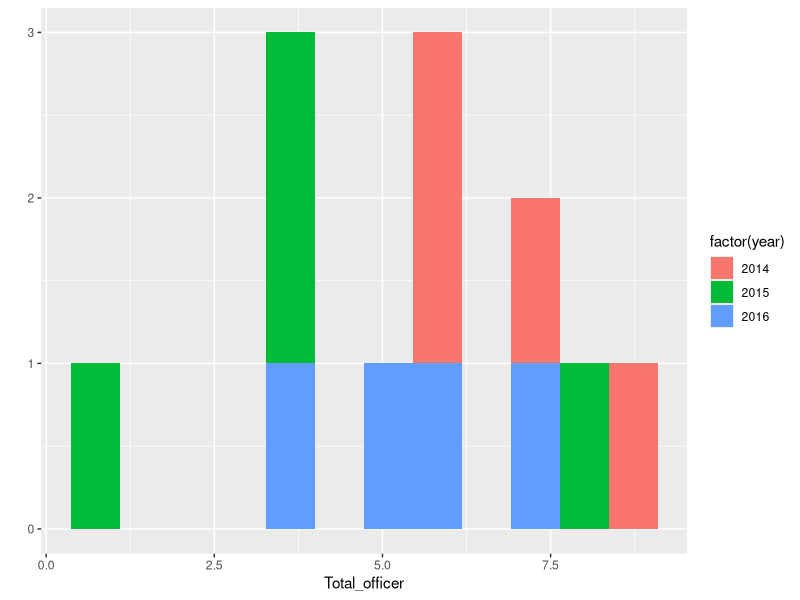
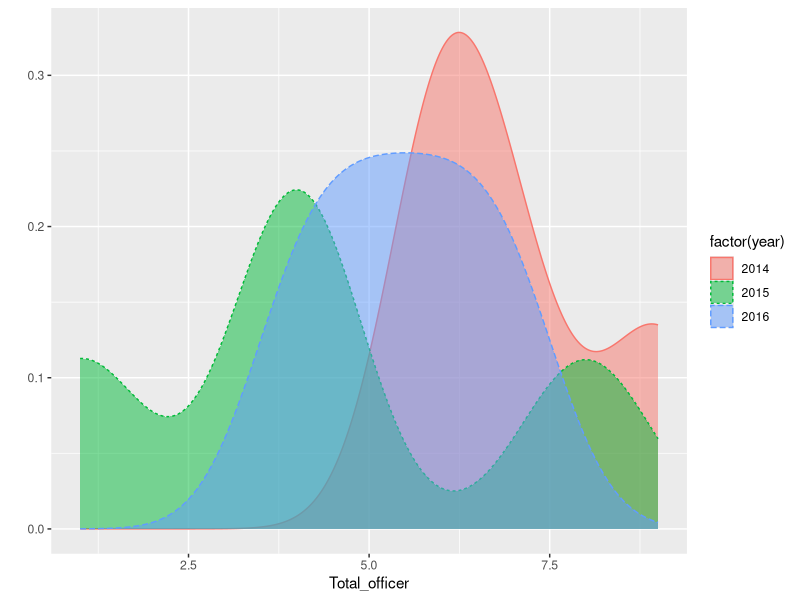
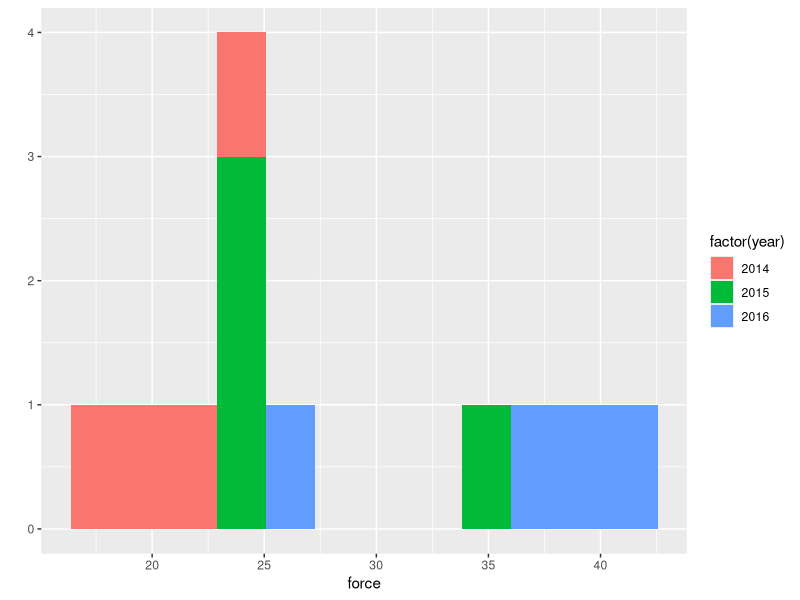
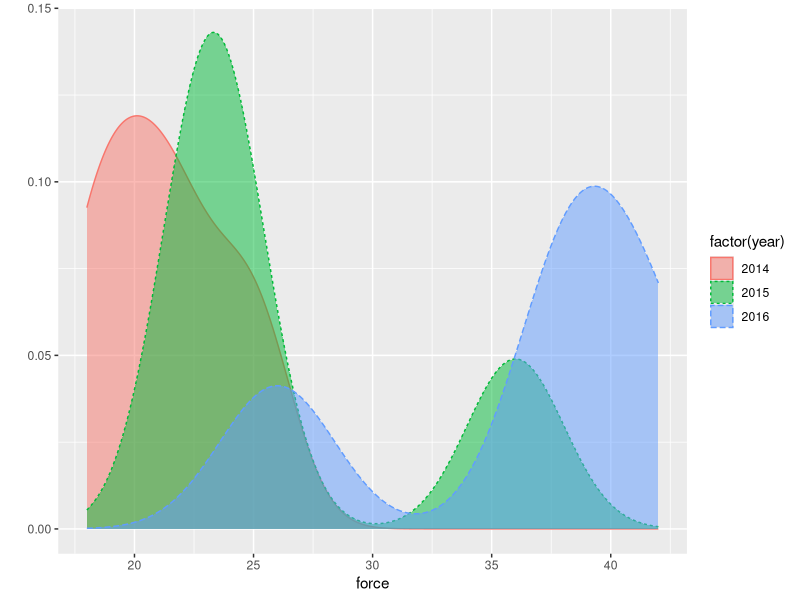
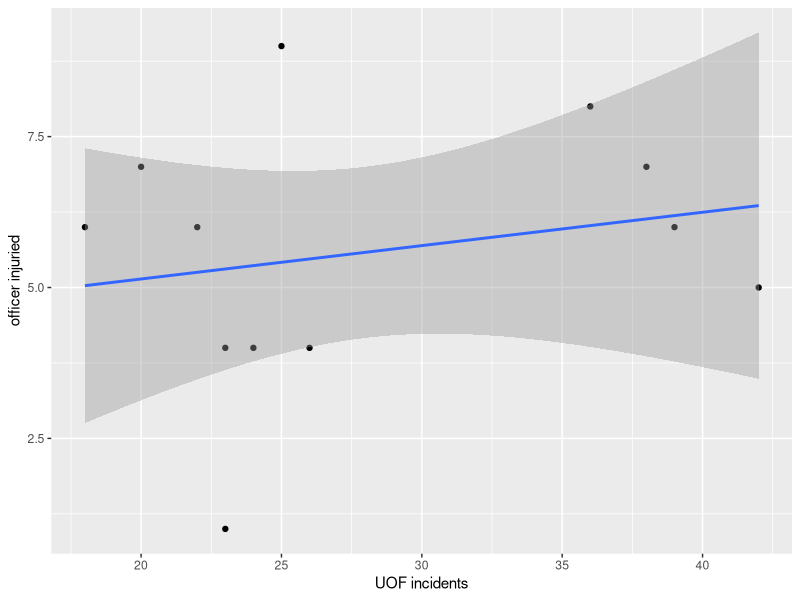
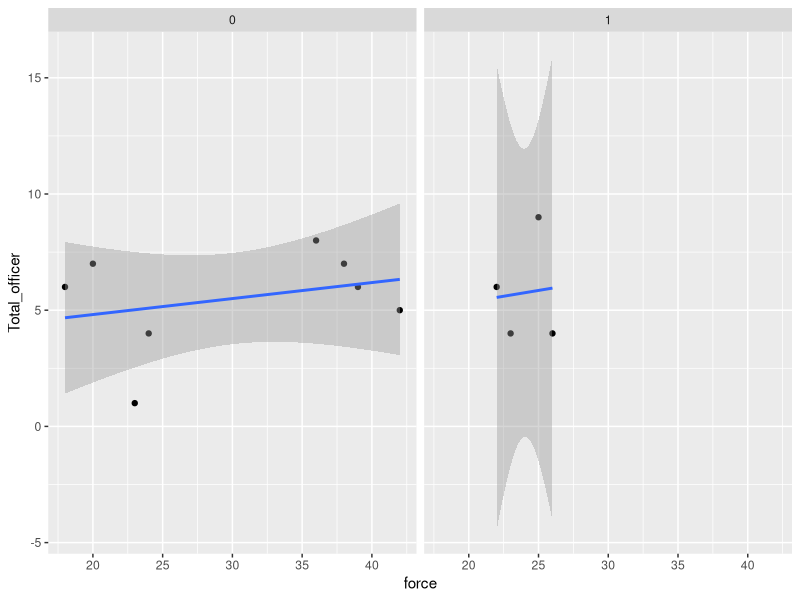
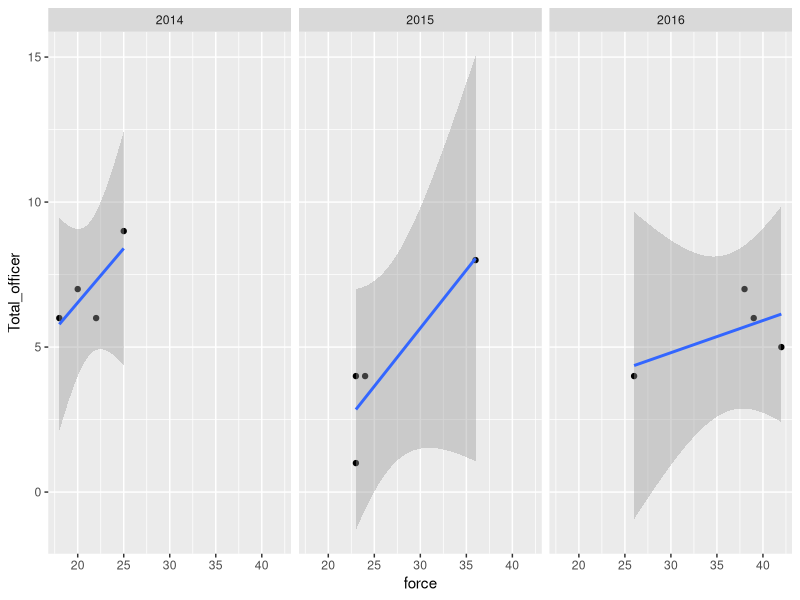
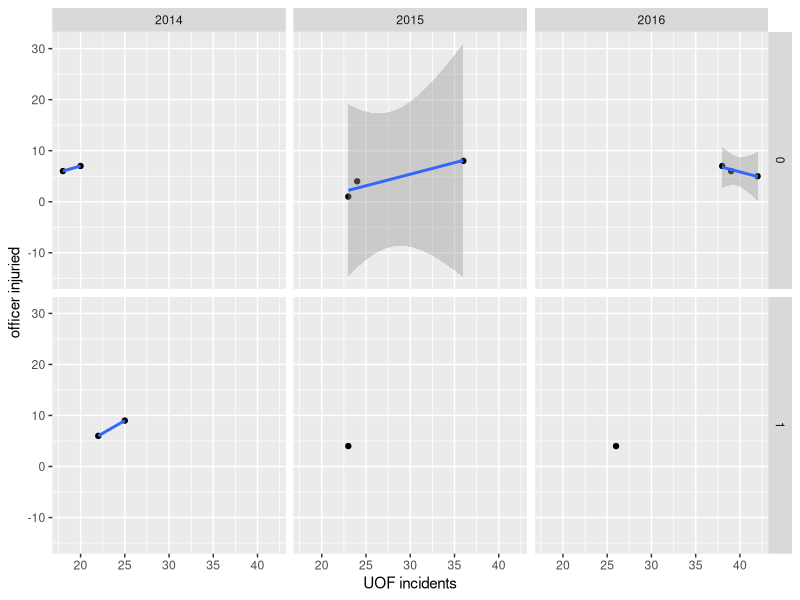

These charts were generated, in order, by the following R code:
# The code in this file is described 
# in an html file of the same name

# load the libraries 
library(readr)
library(ggplot2)
library(ggthemes)

# load in the data we want to explore
df <- read_csv("ElginUOF.csv")

# store summary data in a dataframe 
dfsum <- data.frame(unclass(summary(df)), check.names = FALSE, stringsAsFactors = FALSE)
dfsum

# Sort the data by the Year_Quarter and create a sort column

df <-df[order(df$Year_Quarter),]
df$sort <- seq.int(nrow(df)) 

# Grab just the year and put in year column as number
df$year <- as.numeric(as.character( substr(df$Year_Quarter, start=1, stop=4) ))
# Grab just the quarter and put in quarter column
df$quarter <- substr(df$Year_Quarter, start=6, stop=7)

# update dfsum
dfsum <- data.frame(unclass(summary(df)), check.names = FALSE, stringsAsFactors = FALSE)

# Sum instances of UOF and store in new column
df$force <- df$UOF_only + df$Total_transitions

# create the new dataset
dfLook <- subset(df, select = c("year","Year_Quarter","force","Total_officer","Total_suspect"))

# Add major injuries columns and save
dfLook$Officer_major <- df$Officer_mayor
dfLook$Suspect_major <- df$Suspect_major

write_csv(dfLook,"dfLook.csv")

summary(dfLook)

# Looking at force vs. Officer data

# total_officer histogram and density
qplot(Total_officer,
      data=dfLook,
      fill=factor(year),
      bins = 12
)

qplot(Total_officer, data=dfLook, 
      geom="density",
      fill=factor(year),
      color=factor(year),
      linetype = factor(year),
      alpha=I(.5)
)

# incidents of force histogram and density
qplot(force,
      data=dfLook,
      fill=factor(year),
      bins = 12
)

qplot(force, data=dfLook, 
      geom="density",
      fill=factor(year),
      color=factor(year),
      linetype = factor(year),
      alpha=I(.5)
)

# scatter plot - force v. officer injures
qplot(force,Total_officer,
      data=dfLook, 
      xlab="UOF incidents", 
      ylab="officer injuried") + 
  stat_smooth(method="lm")

# look at significance
fit_officer <- lm(force ~ Total_officer, data = dfLook)
summary(fit_officer)

# scatter plot - force v. officer injures
# divided by major injuries
qplot(force,Total_officer,
      data=dfLook) + 
  stat_smooth(method="lm") +
  facet_grid(. ~ factor(Officer_major))

# facet by year
qplot(force,Total_officer,
      data=dfLook) + 
  stat_smooth(method="lm") +
  facet_grid(. ~ factor(year))

# both major injuries and year as factors

qplot(force,Total_officer,
      data=dfLook, 
      xlab="UOF incidents", 
      ylab="officer injuried") + 
  stat_smooth(method="lm") +
  facet_grid(factor(Officer_major) ~ factor(year))

# Create the plot

#---------------------
# This function set styles for the chart
# Be sure to run it before you plot

theme_gfx <- function(...) {
  theme_set(theme_get() + theme(text = element_text(family = 'Verdana', size= 12, lineheight=0.9))) + 
    theme(
      # edit background colors
      plot.background = element_blank(),
      legend.background = element_blank(),
      panel.background=element_rect(fill="#E5E5E5"),
      strip.background=element_rect(fill="#E5E5E5"),
      # modify grid and tick lines
      panel.grid.major = element_line(size = .6, color="#D2D2D2"),
      panel.grid.minor = element_line(size = .6, color="#D2D2D2", linetype = "dashed"),
      axis.ticks = element_blank(),
      # edit font sizes
      plot.title = element_text(size = 27,face="bold"),
      plot.subtitle = element_text(size = 18),
      #legend.title=element_text(size = 13,face="bold"),
      legend.text=element_text(size=14.7),
      axis.title=element_text(size=15, face="bold"),
      axis.text=element_text(size=13.5),
      plot.caption=element_text(size=13.5, hjust=0),
      strip.text = element_text(face="bold", size=13.5, hjust=0),
      # This puts the legend across the top
      legend.position="top", 
      legend.direction="horizontal",
      # removes label for legend
      legend.title = element_blank(),
      ...
    )
}

#-----------------
# create the plot

officer <- ggplot(dfLook) +
  aes(x=force, 
      y=Total_officer
  ) + 
  geom_point(stat="identity", 
             size = 3,
             shape=21,
             #alpha=I(.5),
             aes(
               color=factor(year),
               fill=factor(year) )
  ) +
  geom_smooth(method=lm,se=FALSE) +
  theme_gfx()

# add all the titles.
officer <- officer + 
  labs(
    title="Headline",
    subtitle="Intro",
    x="USE OF FORCE INCIDENTS",
    y="INJURIES TO OFFICERS",
    caption="\nSource: Elgin police") +
  scale_y_continuous(breaks=c(seq(0,10,2)) )

# color scheme - comment out for B/W PDF
officer <- officer + scale_colour_tableau() + scale_fill_tableau()
# make B/W PDF - remember to change name of file!
#officer <- officer + scale_colour_grey(start = 0, end = 0.75) + scale_fill_grey(start = 0, end = 0.75)

officer

# -----
# Try looking at use of force and injuries to suspects
